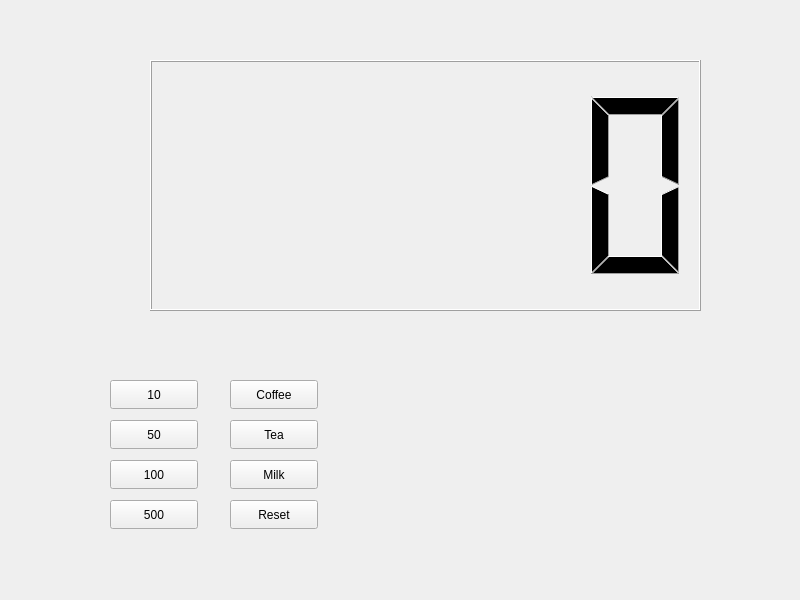
<?xml version="1.0" encoding="UTF-8"?>
<ui version="4.0">
 <class>Widget</class>
 <widget class="QWidget" name="Widget">
  <property name="geometry">
   <rect>
    <x>0</x>
    <y>0</y>
    <width>800</width>
    <height>600</height>
   </rect>
  </property>
  <property name="windowTitle">
   <string>Widget</string>
  </property>
  <widget class="QPushButton" name="pb10">
   <property name="geometry">
    <rect>
     <x>110</x>
     <y>380</y>
     <width>88</width>
     <height>29</height>
    </rect>
   </property>
   <property name="text">
    <string>10</string>
   </property>
  </widget>
  <widget class="QPushButton" name="pb50">
   <property name="geometry">
    <rect>
     <x>110</x>
     <y>420</y>
     <width>88</width>
     <height>29</height>
    </rect>
   </property>
   <property name="text">
    <string>50</string>
   </property>
  </widget>
  <widget class="QPushButton" name="pb100">
   <property name="geometry">
    <rect>
     <x>110</x>
     <y>460</y>
     <width>88</width>
     <height>29</height>
    </rect>
   </property>
   <property name="text">
    <string>100</string>
   </property>
  </widget>
  <widget class="QPushButton" name="pb500">
   <property name="geometry">
    <rect>
     <x>110</x>
     <y>500</y>
     <width>88</width>
     <height>29</height>
    </rect>
   </property>
   <property name="text">
    <string>500</string>
   </property>
  </widget>
  <widget class="QLCDNumber" name="lcdNumber">
   <property name="geometry">
    <rect>
     <x>150</x>
     <y>60</y>
     <width>551</width>
     <height>251</height>
    </rect>
   </property>
  </widget>
  <widget class="QPushButton" name="pbTea">
   <property name="geometry">
    <rect>
     <x>230</x>
     <y>420</y>
     <width>88</width>
     <height>29</height>
    </rect>
   </property>
   <property name="text">
    <string>Tea</string>
   </property>
  </widget>
  <widget class="QPushButton" name="pbCoffee">
   <property name="geometry">
    <rect>
     <x>230</x>
     <y>380</y>
     <width>88</width>
     <height>29</height>
    </rect>
   </property>
   <property name="text">
    <string>Coffee</string>
   </property>
  </widget>
  <widget class="QPushButton" name="pbMilk">
   <property name="geometry">
    <rect>
     <x>230</x>
     <y>460</y>
     <width>88</width>
     <height>29</height>
    </rect>
   </property>
   <property name="text">
    <string>Milk</string>
   </property>
  </widget>
  <widget class="QPushButton" name="pbRst">
   <property name="geometry">
    <rect>
     <x>230</x>
     <y>500</y>
     <width>88</width>
     <height>29</height>
    </rect>
   </property>
   <property name="text">
    <string>Reset</string>
   </property>
  </widget>
 </widget>
 <resources/>
 <connections/>
</ui>
